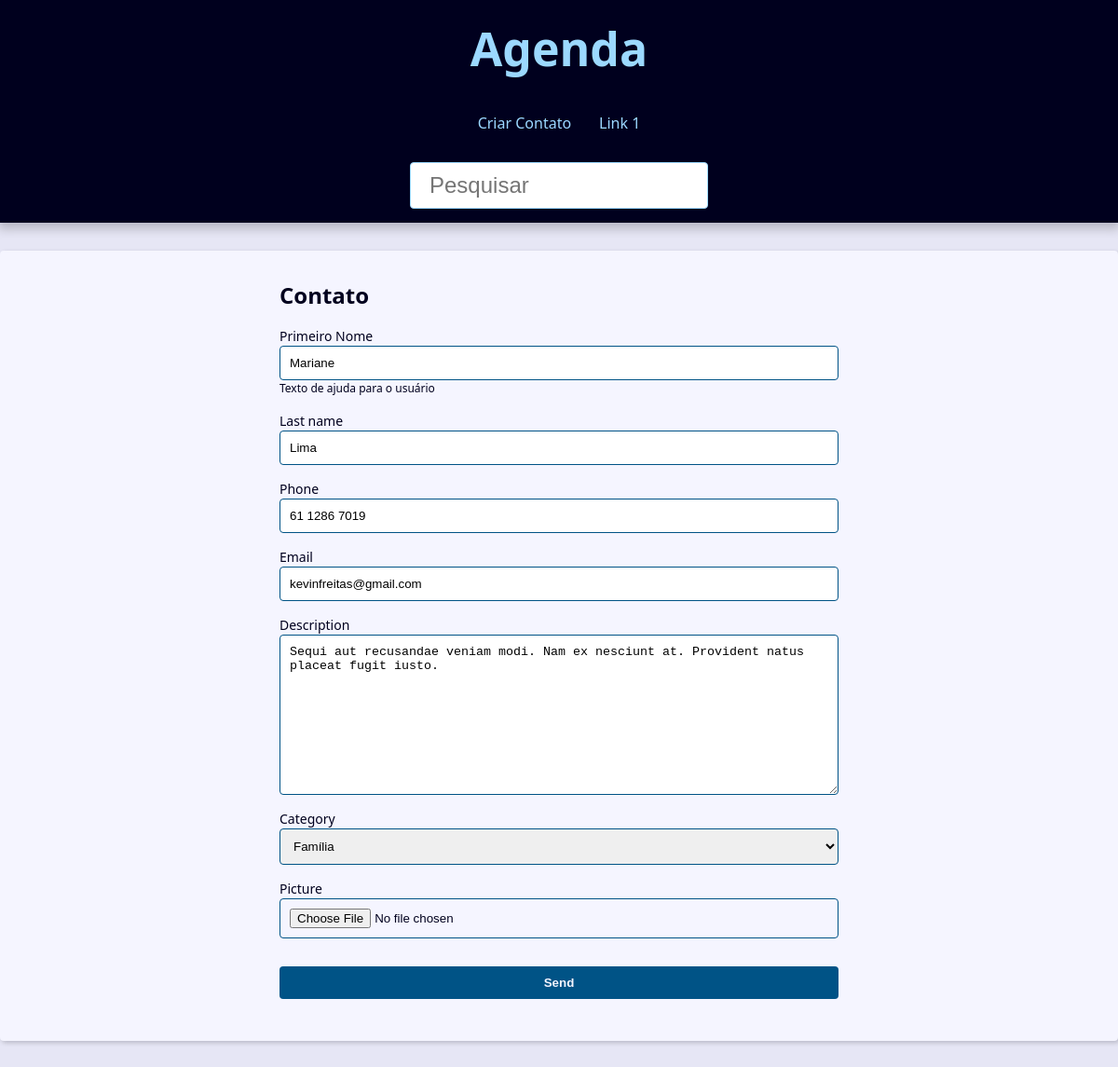
The page /contact/9/update/ on the database its author committed.
### contact/models.py (models this page shows, shortened)
class Contact(models.Model):
    class Meta:
        verbose_name='Contact'
        verbose_name_plural='Contacts'
    first_name = models.CharField(max_length=50)
    last_name = models.CharField(max_length=50)
    phone = models.CharField(max_length=50)
    email = models.EmailField(max_length=254)
    created_date = models.DateTimeField(default=timezone.now)
    description = models.TextField(blank=True)
    show = models.BooleanField(default=True)
    picture = models.ImageField(blank=True, upload_to='pictures/%Y/%m/')
    category = models.ForeignKey(
        Category,
        on_delete=models.SET_NULL,
        blank=True,
        null=True
    )
    owner = models.ForeignKey(
        User,
        on_delete=models.SET_NULL,
        blank=True,
        null=True
    )

### contact/views/contact_forms.py (the view, shortened to what this page needs)
# urls.py: path('contact/<int:contact_id>/update/', views.update, name="update"),
def update(request, contact_id):
    contact = get_object_or_404(Contact, pk=contact_id, show=True)
    form_action=reverse('contact:update', args=(contact_id,))
    context = {
        'form': ContactForm(instance=contact),
        'form_action': form_action,
    }
    return render(request, 'contact/create.html', context)

### contact/forms.py (shortened to what this page needs)
class ContactForm(forms.ModelForm):
    class Meta:
        model = Contact
        fields = (
            'first_name',
            'last_name',
            'phone',
            'email',
            'description',
            'category',
            'picture',
        )
    picture = forms.ImageField(
        widget=forms.FileInput(
            attrs={
                'accept':'image/*',
            }
        )
    )
    first_name = forms.CharField(
        widget=forms.TextInput(
            attrs={
            'class': 'class-a class-b',
            'placeholder': 'Escreva seu Primeiro Nome',
            }
        ),
        label='Primeiro Nome',
        help_text='Texto de ajuda para o usuário',
    )

### contact/models.py (called while the page is built)
    def __str__(self):
        return self.name

### contact/templates/contact/create.html (shortened to what this page needs)
{% extends 'global/base.html' %}
{% block content %}
    <div class="form-wrapper">
        <h2>Contato</h2>
        <form
        action="{{ form_action }}"
        method="POST"
        enctype="multipart/form-data"
        >
        <div class="form-content">
            {% for field in form %}
            <div class="form-group">
                <label for="{{ field.id_for_label }}">{{ field.label }}</label>
                {{ field }}
                {% if field.help_text %}
                    <p class="help-text">{{ field.help_text }}</p>
                {% endif %}
            </div>
            {% endfor %}
        </div>
        <div class="form-content">
            <div class="form-group">
            <button class="btn" type="submit">Send</button>
            </div>
        </div>
        </form>
    </div>
{% endblock content %}

### base_static/global/css/style.css (style rules this page uses)
:root { --spacing: 1.5rem; --link-dark-color: rgb(0, 83, 134); --link-light-color: rgb(156, 217, 255); --clr-white: rgb(245, 245, 255); --clr-black: rgb(0, 0, 30); --clr-light-gray: rgb(230, 230, 245); --clr-dark-shadow-5: rgba(0, 0, 10, 5%); --clr-dark-shadow-10: rgba(0, 0, 10, 10%); --clr-dark-shadow-20: rgba(0, 0, 10, 20%); --clr-light-shadow-5: rgba(200, 200, 255, 5%); --clr-light-shadow-10: rgba(200, 200, 255, 10%); --clr-light-shadow-20: rgba(200, 200, 255, 20%); --main-page-width: 120rem; --table-min-width: 60rem; --biggest-font-size: 5rem; --bigger-font-size: 4rem; --big-font-size: 3.2rem; --medium-font-size: 2.4rem; --small-font-size: 1.6rem; --smaller-font-size: 1.4rem; --smallest-font-size: 1.2rem; --transition-fast: 300ms; --transition-medium: 600ms; --transition-slow: 1s; --default-border-radius: 4px; }
*, *::before, *::after { margin: 0; padding: 0; box-sizing: border-box; }
html { font-size: 62.5%; }
body { font-family: system-ui, -apple-system, BlinkMacSystemFont, 'Segoe UI', Roboto, Oxygen, Ubuntu, Cantarell, 'Open Sans', 'Helvetica Neue', sans-serif; line-height: 1.5; font-size: var(--small-font-size); color: var(--clr-black); -webkit-font-smoothing: antialiased; background: var(--clr-light-gray); }
.form-wrapper { max-width: 60rem; margin: var(--spacing) auto; }
.form-content { margin: var(--spacing) 0; }
.form-group { display: flex; flex-direction: column; padding-bottom: var(--spacing); }
.form-group p { margin: 1em 0; }
.form-group .help-text, .form-group .help-text ~ ul { margin: 0; font-size: var(--smallest-font-size); list-style: none; }
.form-group input, .form-group textarea, .form-group select { padding: 1rem; border-radius: var(--default-border-radius); border: 1px solid var(--link-dark-color); }
.form-group label { font-size: var(--smaller-font-size); }
.btn { background-color: var(--link-dark-color); color: var(--clr-white); font-weight: bold; border: none; padding: 1rem 2rem; border-radius: var(--default-border-radius); cursor: pointer; transition: filter var(--transition-fast) ease-in-out; }

### rows shown on the page
Contact: form "Mariane" "Lima" "61 1286 7019" "kevinfreitas@gmail.com" "Sequi aut recusandae veniam modi. Nam ex nesciunt at. Provident natus placeat fugit iusto." "Família"

### other values the page prints
{{ field.label }} "Primeiro Nome" "Last name" "Phone" "Email" "Description" "Category" "Picture"
{{ field.help_text }} "Texto de ajuda para o usuário"
